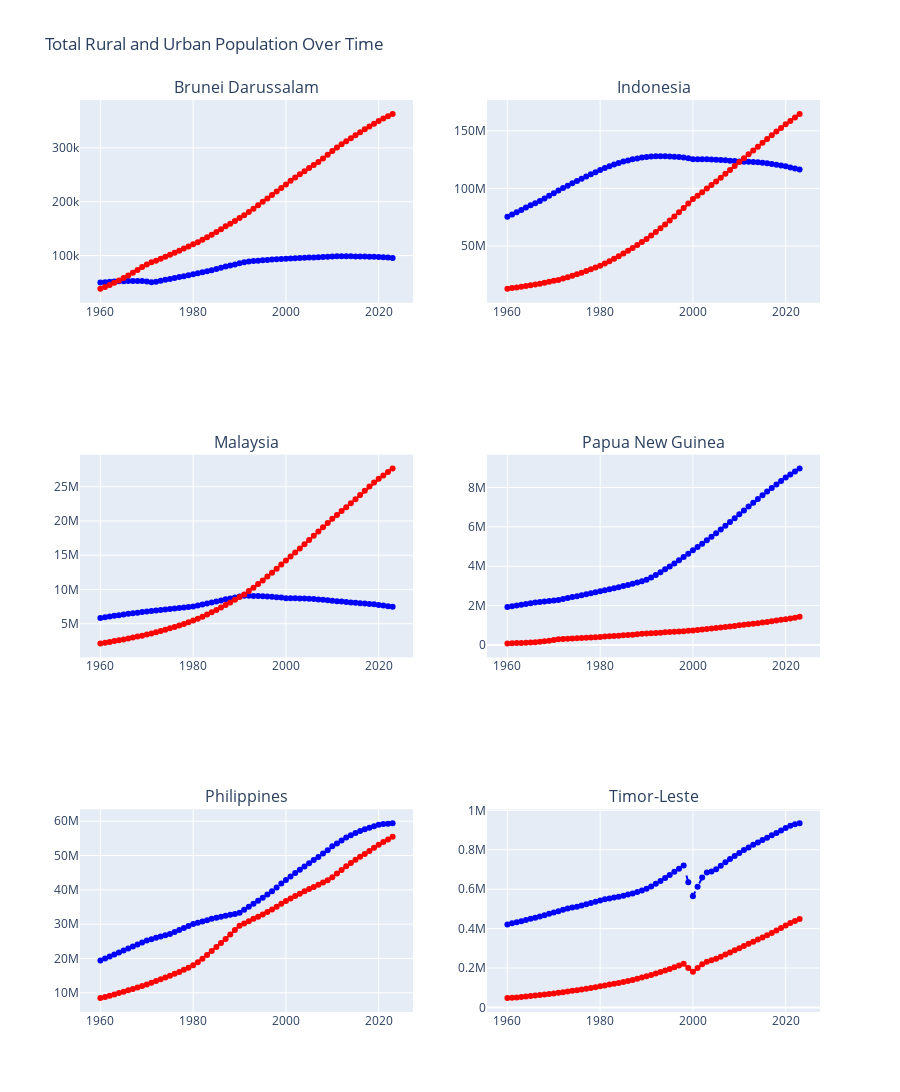

Write notebook code for a chart like this one.
### Code cell
import plotly.graph_objects as go
from plotly.subplots import make_subplots

def overlay_population_subplot(countries, df):
    """
    Function to create a subplot of rural and urban population trends for multiple countries.
    
    Parameters:
    - countries (list): List of country names to include in the plot.
    - df (pd.DataFrame): The DataFrame containing the population data.
    
    Returns:
    - A Plotly figure with subplots of rural and urban populations.
    """
    
    num_countries = len(countries)
    num_rows = (num_countries + 1) // 2  # Ensure we have enough rows (2 per row)
    
    # Create subplots with two plots per row
    fig = make_subplots(rows=num_rows, cols=2, subplot_titles=countries)

    for i, country in enumerate(countries):
        row = (i // 2) + 1
        col = (i % 2) + 1

        # Check if country exists
        if country not in df.columns.get_level_values('country'):
            print(f"Country '{country}' not found in the dataset.")
            continue
        
        # Extract rural and urban population data
        rural = df[('Total Rural', country)]
        urban = df[('Total Urban', country)]
        
        # Add rural population trace
        fig.add_trace(go.Scatter(x=rural.index, y=rural, mode='lines+markers', 
                                 name=f'{country} - Rural', line=dict(dash='dash', color='blue')),
                      row=row, col=col)
        
        # Add urban population trace
        fig.add_trace(go.Scatter(x=urban.index, y=urban, mode='lines+markers', 
                                 name=f'{country} - Urban', line=dict(dash='solid', color='red')),
                      row=row, col=col)

    # Update layout
    fig.update_layout(title="Total Rural and Urban Population Over Time",
                      height=400 * num_rows,  # Adjust height dynamically
                      showlegend=False)

    fig.show()

# List of countries to visualize
countries_list = ["Brunei Darussalam", "Indonesia", "Malaysia", 
                  "Papua New Guinea", "Philippines", "Timor-Leste"]

overlay_population_subplot(countries_list, MSEA_pop)
